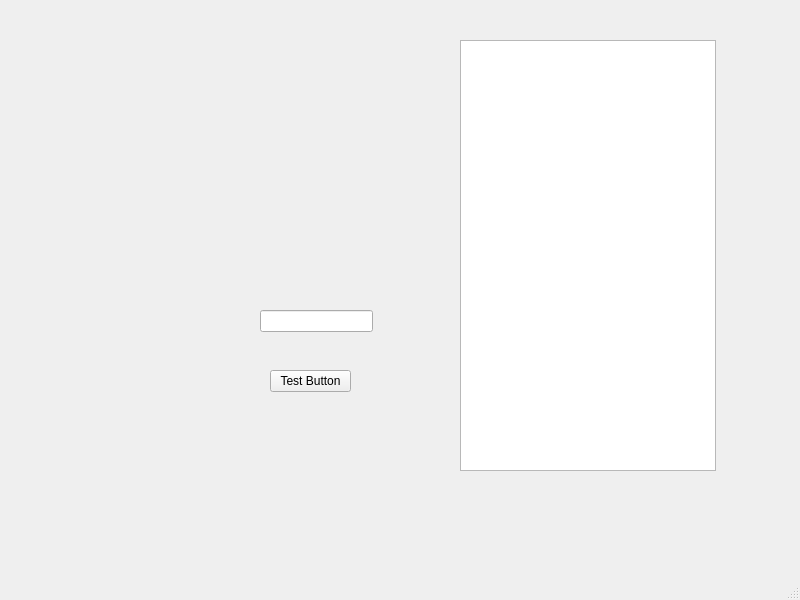
<?xml version="1.0" encoding="UTF-8"?>
<ui version="4.0">
 <class>MainWindow</class>
 <widget class="QMainWindow" name="MainWindow">
  <property name="geometry">
   <rect>
    <x>0</x>
    <y>0</y>
    <width>800</width>
    <height>600</height>
   </rect>
  </property>
  <property name="windowTitle">
   <string>MainWindow</string>
  </property>
  <widget class="QWidget" name="centralwidget">
   <widget class="QPushButton" name="button">
    <property name="geometry">
     <rect>
      <x>270</x>
      <y>370</y>
      <width>81</width>
      <height>22</height>
     </rect>
    </property>
    <property name="text">
     <string>Test Button</string>
    </property>
   </widget>
   <widget class="QLineEdit" name="textField">
    <property name="geometry">
     <rect>
      <x>260</x>
      <y>310</y>
      <width>113</width>
      <height>22</height>
     </rect>
    </property>
   </widget>
   <widget class="QListWidget" name="listWidget">
    <property name="geometry">
     <rect>
      <x>460</x>
      <y>40</y>
      <width>256</width>
      <height>431</height>
     </rect>
    </property>
   </widget>
  </widget>
  <widget class="QMenuBar" name="menubar">
   <property name="geometry">
    <rect>
     <x>0</x>
     <y>0</y>
     <width>800</width>
     <height>21</height>
    </rect>
   </property>
  </widget>
  <widget class="QStatusBar" name="statusbar"/>
 </widget>
 <resources/>
 <connections/>
</ui>
